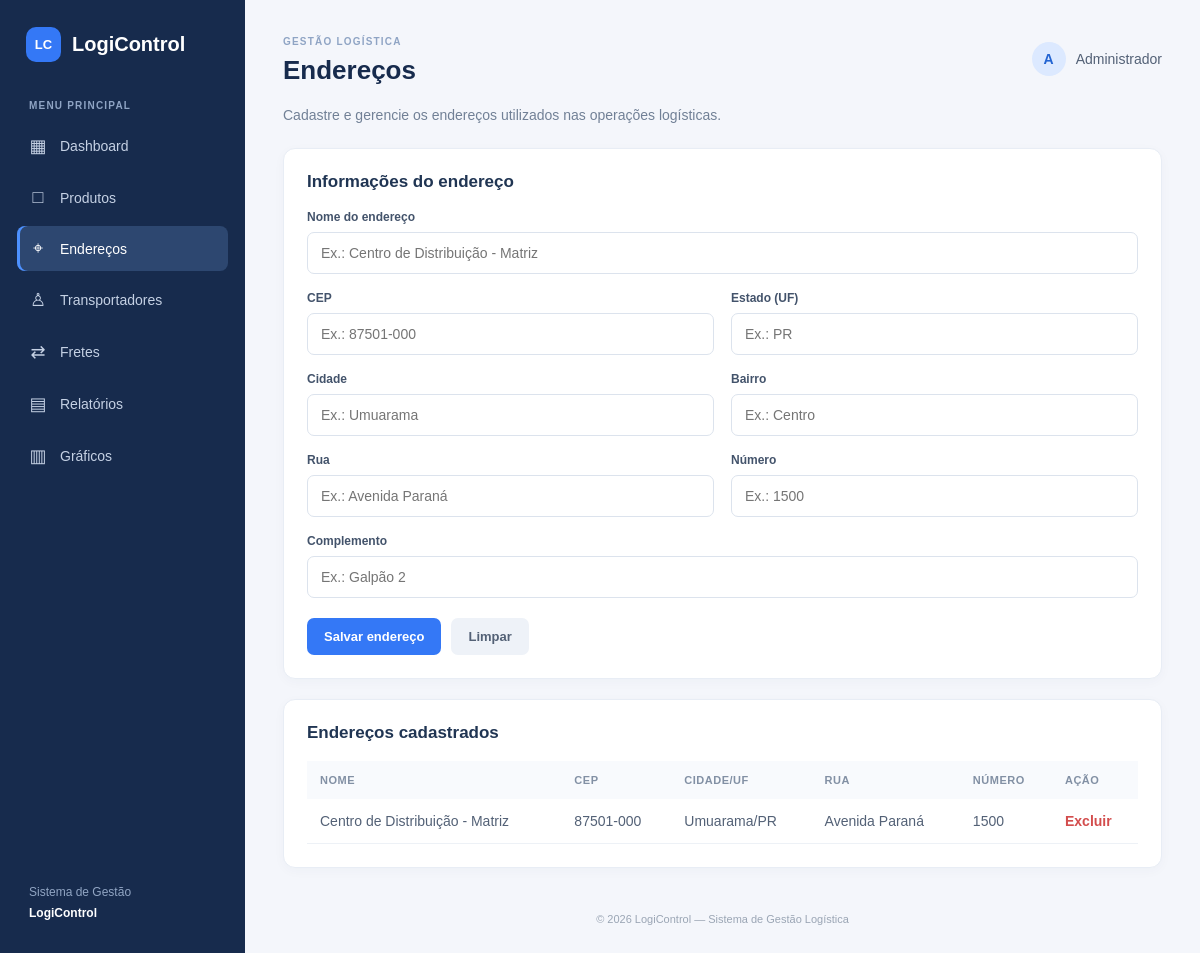
The app's page /index.php?pagina=enderecos with its own data.
### tables this page shows
CREATE TABLE IF NOT EXISTS enderecos (
  id INT AUTO_INCREMENT PRIMARY KEY,
  nome VARCHAR(150) NOT NULL,
  cep VARCHAR(15),
  estado CHAR(2),
  cidade VARCHAR(100),
  bairro VARCHAR(100),
  rua VARCHAR(150),
  numero VARCHAR(20),
  complemento VARCHAR(150),
  criado_em TIMESTAMP DEFAULT CURRENT_TIMESTAMP
);

### pages/enderecos.php (the view, shortened to what this page needs)
<?php
$lista=$pdo->query("SELECT * FROM enderecos ORDER BY id DESC")->fetchAll();
?>
<p class="subtitle">Cadastre e gerencie os endereços utilizados nas operações logísticas.</p>
<section class="panel"><h2>Informações do endereço</h2><form method="post" class="form-grid"><input type="hidden" name="acao" value="salvar">
<label class="full">Nome do endereço<input name="nome" placeholder="Ex.: Centro de Distribuição - Matriz" required></label>
<label>CEP<input name="cep" placeholder="Ex.: 87501-000"></label><label>Estado (UF)<input name="estado" maxlength="2" placeholder="Ex.: PR"></label>
<label>Cidade<input name="cidade" placeholder="Ex.: Umuarama"></label><label>Bairro<input name="bairro" placeholder="Ex.: Centro"></label>
<label>Rua<input name="rua" placeholder="Ex.: Avenida Paraná"></label><label>Número<input name="numero" placeholder="Ex.: 1500"></label>
<label class="full">Complemento<input name="complemento" placeholder="Ex.: Galpão 2"></label>
<div class="form-actions full"><button class="button primary">Salvar endereço</button><button type="reset" class="button secondary">Limpar</button></div></form></section>
<section class="panel"><h2>Endereços cadastrados</h2><div class="table-wrap"><table><thead><tr><th>Nome</th><th>CEP</th><th>Cidade/UF</th><th>Rua</th><th>Número</th><th>Ação</th></tr></thead><tbody>
<?php foreach($lista as $e): ?><tr><td><?= h($e['nome']) ?></td><td><?= h($e['cep']) ?></td><td><?= h($e['cidade']) ?>/<?= h($e['estado']) ?></td><td><?= h($e['rua']) ?></td><td><?= h($e['numero']) ?></td><td><a class="delete" onclick="return confirm('Excluir este endereço?')" href="index.php?pagina=enderecos&excluir=<?= (int)$e['id'] ?>">Excluir</a></td></tr><?php endforeach; ?>
<?php if(!$lista): ?><tr><td colspan="6" class="empty">Nenhum endereço cadastrado.</td></tr><?php endif; ?></tbody></table></div></section>

### assets/css/style.css (style rules this page uses)
* { box-sizing:border-box }
body { margin:0;background:#f4f6fb;color:#202b3c;font-family:Arial,Helvetica,sans-serif;font-size:14px }
.subtitle { color:#718096;margin:0 0 22px;line-height:1.6 }
.panel { background:white;border:1px solid #e8edf5;border-radius:12px;padding:23px;margin:20px 0;box-shadow:0 3px 12px #263b5b08 }
.panel h2 { font-size:17px;color:#203553;margin:0 0 18px }
.table-wrap { width:100%;overflow-x:auto }
table { width:100%;border-collapse:collapse;white-space:nowrap }
th { text-align:left;color:#8290a4;font-size:11px;text-transform:uppercase;letter-spacing:.5px;background:#f8fafd;padding:13px }
td { padding:14px 13px;border-bottom:1px solid #edf1f6;color:#536176 }
.button { border:0;border-radius:7px;padding:11px 17px;font-weight:700;font-size:13px;cursor:pointer;text-decoration:none;display:inline-block }
.primary { background:#3478f6;color:white }
.secondary { background:#eef2f8;color:#536176 }
.form-grid { display:grid;grid-template-columns:repeat(2,minmax(0,1fr));gap:17px }
.form-grid label { display:grid;gap:8px;color:#43536b;font-weight:600;font-size:12px }
.form-grid input,.form-grid textarea,.form-grid select { width:100%;border:1px solid #dce3ed;border-radius:7px;padding:12px 13px;font:14px Arial;color:#29384e;background:#fff;outline:none }
.full { grid-column:1/-1 }
.form-actions { display:flex;gap:10px;margin-top:3px }
.delete { color:#d34d4d;text-decoration:none;font-weight:600 }

### records on screen
enderecos: nome "Centro de Distribuição - Matriz", cep "87501-000", cidade "Umuarama", estado "PR", rua "Avenida Paraná", numero "1500"

### other values on screen
$icone "▦"
$nome "Dashboard"
$icone "□"
$nome "Produtos"
$icone "⌖"
$nome "Endereços"
$icone "♙"
$nome "Transportadores"
$icone "⇄"
$nome "Fretes"
$icone "▤"
$nome "Relatórios"
$icone "▥"
$nome "Gráficos"
$menus[$pagina] "Endereços"
